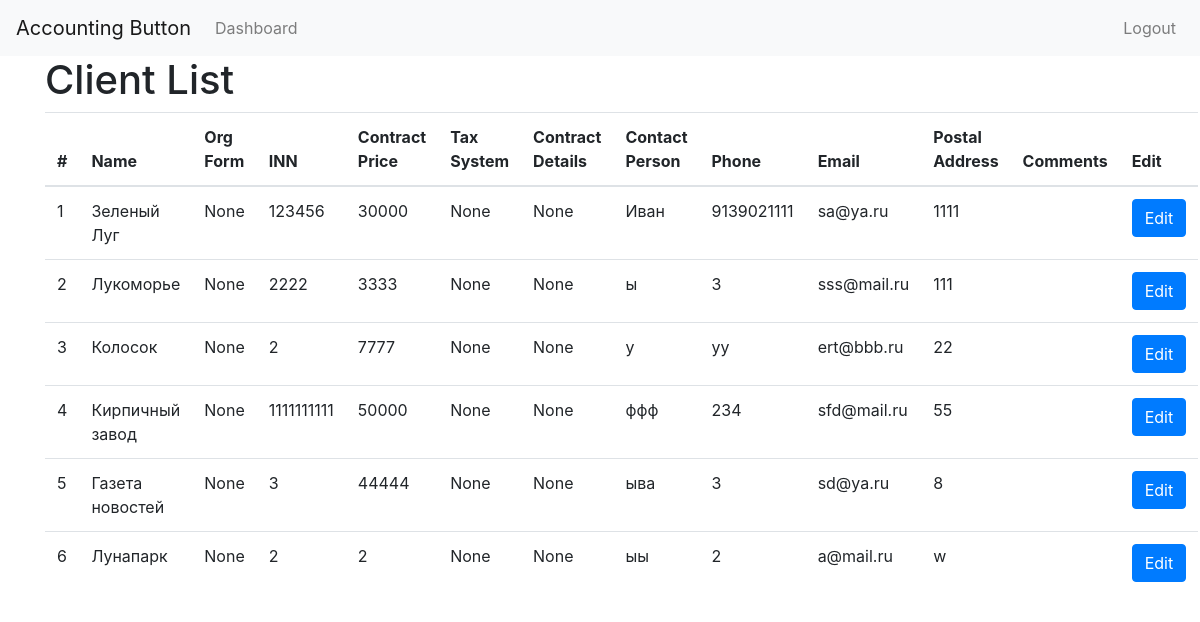
The page /clients/ (signed in) on the database as committed earlier.
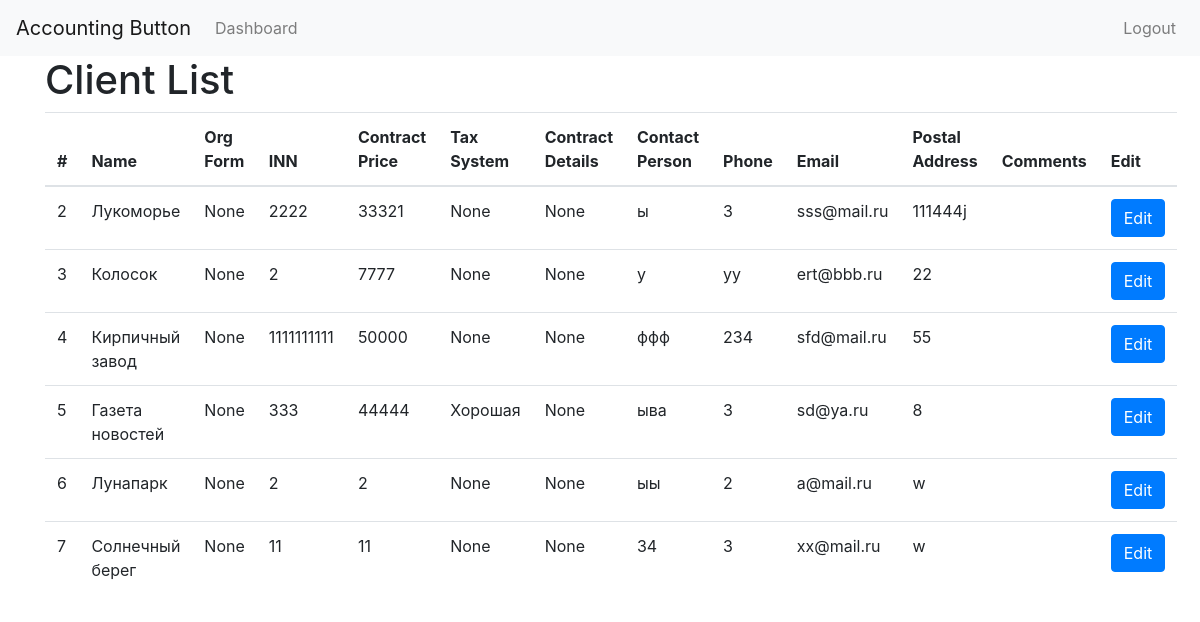
The same page on the database as committed later.
### Accounting_button/models.py (models this page shows, shortened)
class Client(models.Model):
    name = models.CharField(max_length=255, verbose_name="Наименование", blank=False, null=False)
    org_form = models.CharField(max_length=255, verbose_name="Организационная форма", blank=True, null=True)
    inn = models.CharField(max_length=12, verbose_name="ИНН", blank=False, null=False)
    contract_price = models.IntegerField(verbose_name="Цена договора", blank=False, null=False)
    tax_system = models.CharField(max_length=255, verbose_name="Система налогообложения", blank=True, null=True)
    contract_details = models.CharField(max_length=255, verbose_name="Дата и номер договора", blank=True, null=True)
    contact_person = models.CharField(max_length=255, verbose_name="Контактное лицо", blank=False, null=False)
    phone = models.CharField(max_length=20, verbose_name="Телефон", blank=False, null=False)
    email = models.EmailField(verbose_name="Электронная почта", blank=False, null=False)
    postal_address = models.CharField(max_length=255, verbose_name="Почтовый адрес", blank=False, null=False)
    comments = models.TextField(verbose_name="Комментарии", blank=True, null=True)

### Accounting_button/views.py (the view)
# urls.py: path('clients/', views.client_list, name='client_list'),
@login_required
def client_list(request):
    clients = Client.objects.all()
    total_clients = clients.count()  # Считаем общее количество клиентов
    return render(request, 'Accounting_button/client_list.html', {
        'clients': clients,
        'total_clients': total_clients  # Передаем общее количество клиентов в контекст
    })

### Accounting_button/templates/Accounting_button/client_list.html (shortened to what this page needs)
{% extends "Accounting_button/base.html" %}
{% block content %}
<h1>Client List</h1>
<table class="table">
    <thead>
        <tr>
            <th>#</th>
            <th>Name</th>
            <th>Org Form</th>
            <th>INN</th>
            <th>Contract Price</th>
            <th>Tax System</th>
            <th>Contract Details</th>
            <th>Contact Person</th>
            <th>Phone</th>
            <th>Email</th>
            <th>Postal Address</th>
            <th>Comments</th>
            <th>Edit</th>
        </tr>
    </thead>
    <tbody>
        {% for client in clients %}
        <tr>
            <td>{{ client.id }}</td>
            <td>{{ client.name }}</td>
            <td>{{ client.org_form }}</td>
            <td>{{ client.inn }}</td>
            <td>{{ client.contract_price }}</td>
            <td>{{ client.tax_system }}</td>
            <td>{{ client.contract_details }}</td>
            <td>{{ client.contact_person }}</td>
            <td>{{ client.phone }}</td>
            <td>{{ client.email }}</td>
            <td>{{ client.postal_address }}</td>
            <td>{{ client.comments }}</td>
            <td><a href="{% url 'client_edit' client.id %}" class="btn btn-primary">Edit</a></td>
        </tr>
        {% endfor %}
    </tbody>
</table>
{% endblock %}

### Accounting_button/templates/Accounting_button/base.html (shortened to what this page needs)
<!DOCTYPE html>
<html lang="en">
<head>
    <link href="https://stackpath.bootstrapcdn.com/bootstrap/4.5.2/css/bootstrap.min.css" rel="stylesheet">
    {% load static %}
    <link href="{% static 'Accounting_button/css/styles.css' %}" rel="stylesheet">
</head>
<body>
    <nav class="navbar navbar-expand-lg navbar-light bg-light">
        <a class="navbar-brand" href="#">Accounting Button</a>
        <div class="collapse navbar-collapse">
            <ul class="navbar-nav mr-auto">
                <li class="nav-item">
                    <a class="nav-link" href="{% url 'dashboard' %}">Dashboard</a>
                </li>
            </ul>
            <ul class="navbar-nav ml-auto">
                {% if user.is_authenticated %}
                    <li class="nav-item">
                        <a class="nav-link" href="{% url 'logout' %}">Logout</a>
                    </li>
                {% else %}
                    <li class="nav-item">
                        <a class="nav-link" href="{% url 'login' %}">Login</a>
                    </li>
                {% endif %}
            </ul>
        </div>
    </nav>
    <div class="container">
        {% block content %}{% endblock %}
    </div>
</body>
</html>

Rows that differ between the two databases and show on the page:
removed Client: id "1", name "Зеленый Луг", org_form "None", inn "123456", contract_price "30000", tax_system "None", contract_details "None", contact_person "Иван", phone "9139021111", email "sa@ya.ru", postal_address "1111"
changed Client "Лукоморье": contract_price "3333" → "33321"; postal_address "111" → "111444j"
changed Client "Газета новостей": inn "3" → "333"; tax_system "None" → "Хорошая"
added Client: id "7", name "Солнечный берег", org_form "None", inn "11", contract_price "11", tax_system "None", contract_details "None", contact_person "34", phone "3", email "xx@mail.ru", postal_address "w"
